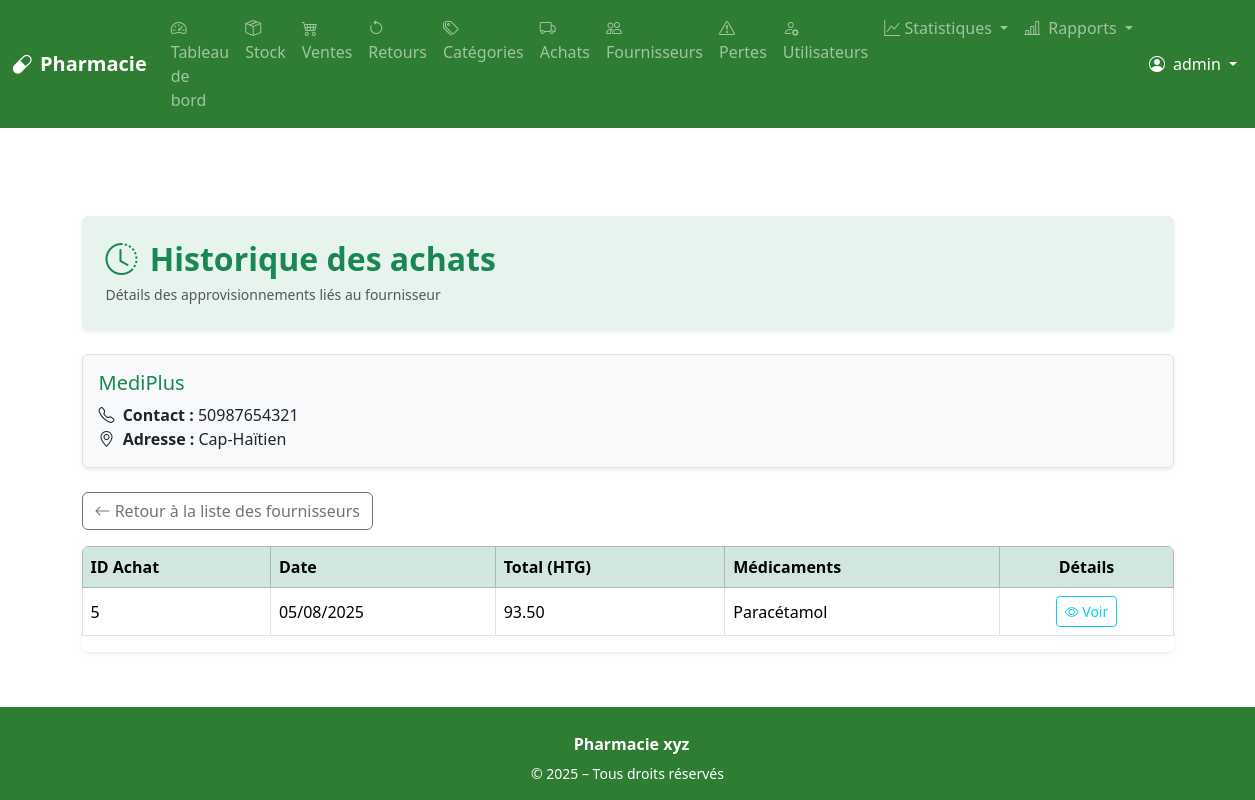
The page /suppliers/2/purchases (signed in) on the database as committed earlier.
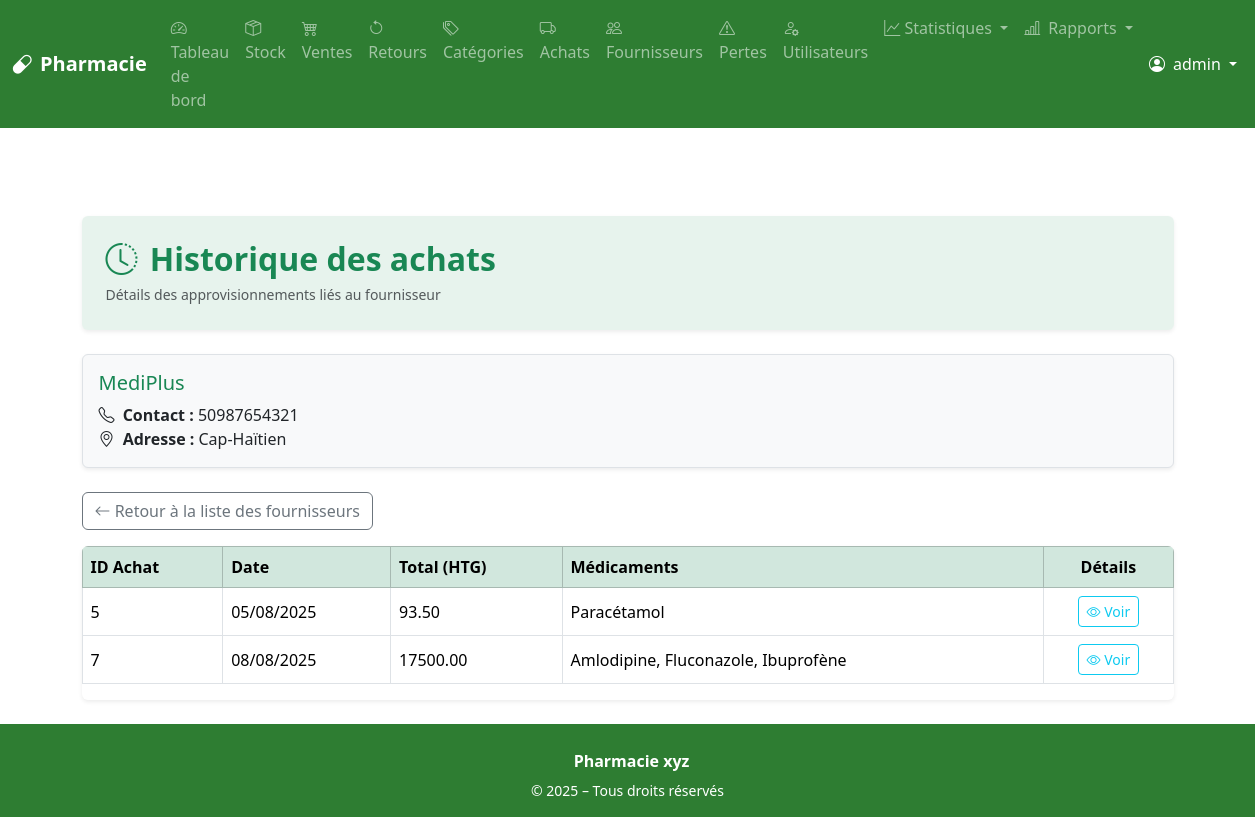
The same page on the database as committed later.
### app/models.py (models this page shows, shortened)
class Purchase(db.Model):
    id = db.Column(db.Integer, primary_key=True)
    supplier_id = db.Column(db.Integer, db.ForeignKey('supplier.id'), nullable=False)
    purchase_date = db.Column(db.DateTime, default=datetime.utcnow)
    commentaire = db.Column(db.Text, nullable=True)
    supplier = db.relationship('Supplier', back_populates='purchases')
    items = db.relationship('PurchaseItem', back_populates='purchase', cascade='all, delete-orphan')
    @property
    def total_amount(self):
        return sum(item.total_price for item in self.items or [])
    @property
    def medications(self):
        return [item.drug.name for item in self.items if item.drug]

class PurchaseItem(db.Model):
    id = db.Column(db.Integer, primary_key=True)
    purchase_id = db.Column(db.Integer, db.ForeignKey('purchase.id'), nullable=False)
    drug_id = db.Column(db.Integer, db.ForeignKey('drug.id'), nullable=False)
    quantity = db.Column(db.Integer, nullable=False)
    unit_price = db.Column(db.Float, nullable=False)
    purchase = db.relationship('Purchase', back_populates='items')
    drug = db.relationship('Drug', back_populates='purchase_items')
    @property
    def total_price(self):
        return self.quantity * self.unit_price

class Drug(db.Model):
    id = db.Column(db.Integer, primary_key=True)
    name = db.Column(db.String(100), nullable=False)
    unit = db.Column(db.String(30))  # comprimé, flacon, etc.
    price = db.Column(db.Float, nullable=False)
    expiration_date = db.Column(db.Date, nullable=False)
    commentaire = db.Column(db.Text, nullable=True)
    category_id = db.Column(db.Integer, db.ForeignKey('category.id'), nullable=True)
    category = db.relationship('Category', back_populates='drugs')
    sales = db.relationship('SaleItem', back_populates='drug')
    losses = db.relationship('LossRecord', back_populates='drug')
    purchase_items = db.relationship('PurchaseItem', back_populates='drug')

### app/routes/supplier.py (the view)
@bp.route('/<int:supplier_id>/purchases')
@login_required
@admin_required
def supplier_purchases(supplier_id):
    supplier = Supplier.query.get_or_404(supplier_id)
    purchases = supplier.purchases
    return render_template('suppliers/purchases.html', supplier=supplier, purchases=purchases)

### app/routes/auth.py (called while the page is built)
@login_manager.user_loader
def load_user(user_id):
    return User.query.get(int(user_id))

### app/templates/suppliers/purchases.html (shortened to what this page needs)
{% extends 'base.html' %}
{% block content %}
<div class="container mt-5">
  <div class="bg-success bg-opacity-10 p-4 rounded mb-4 shadow-sm">
    <h2 class="text-success fw-bold mb-1"><i class="bi bi-clock-history me-1"></i>  Historique des achats</h2>
    <small class="text-muted">Détails des approvisionnements liés au fournisseur</small>
  </div>
  <div class="mb-4 p-3 bg-light rounded shadow-sm border">
    <h5 class="mb-2 text-success">{{ supplier.name }}</h5>
    <ul class="list-unstyled mb-0">
      {% if supplier.contact %}
      <li><strong><i class="bi bi-telephone me-1"></i> Contact :</strong> {{ supplier.contact }}</li>
      {% endif %}
      {% if supplier.address %}
      <li><strong><i class="bi bi-geo-alt me-1"></i> Adresse :</strong> {{ supplier.address }}</li>
      {% endif %}
    </ul>
  </div>
  <div class="mb-3">
    <a href="{{ url_for('supplier.list_suppliers') }}" class="btn btn-outline-secondary">
      <i class="bi bi-arrow-left"></i> Retour à la liste des fournisseurs
    </a>
  </div>
  {% if purchases %}
    <div class="table-responsive shadow-sm rounded">
      <table class="table table-bordered table-hover align-middle">
        <thead class="table-success">
          <tr>
            <th>ID Achat</th>
            <th>Date</th>
            <th>Total (HTG)</th>
            <th>Médicaments</th>
            <th class="text-center">Détails</th>
          </tr>
        </thead>
        <tbody>
          {% for purchase in purchases %}
          <tr>
            <td>{{ purchase.id }}</td>
            <td>{{ purchase.purchase_date.strftime('%d/%m/%Y') }}</td>
            <td>{{ '%.2f'|format(purchase.total_amount) }}</td>
            <td>
              {% if purchase.medications %}
                {{ purchase.medications|join(', ') }}
              {% else %}
                <span class="text-muted">—</span>
              {% endif %}
            </td>
            <td class="text-center">
              <a href="{{ url_for('purchase.view_purchase', purchase_id=purchase.id) }}" class="btn btn-sm btn-outline-info">
                <i class="bi bi-eye"></i> Voir
              </a>
            </td>
          </tr>
          {% endfor %}
        </tbody>
      </table>
    </div>
  {% else %}
    <div class="alert alert-info">
      Aucun achat enregistré pour ce fournisseur.
    </div>
  {% endif %}
</div>
{% endblock %}

Rows that differ between the two databases and show on the page:
added Purchase: id "7", purchase_date "08/08/2025", medications "Amlodipine, Fluconazole, Ibuprofène"
added PurchaseItem: total_amount "17500.00"
